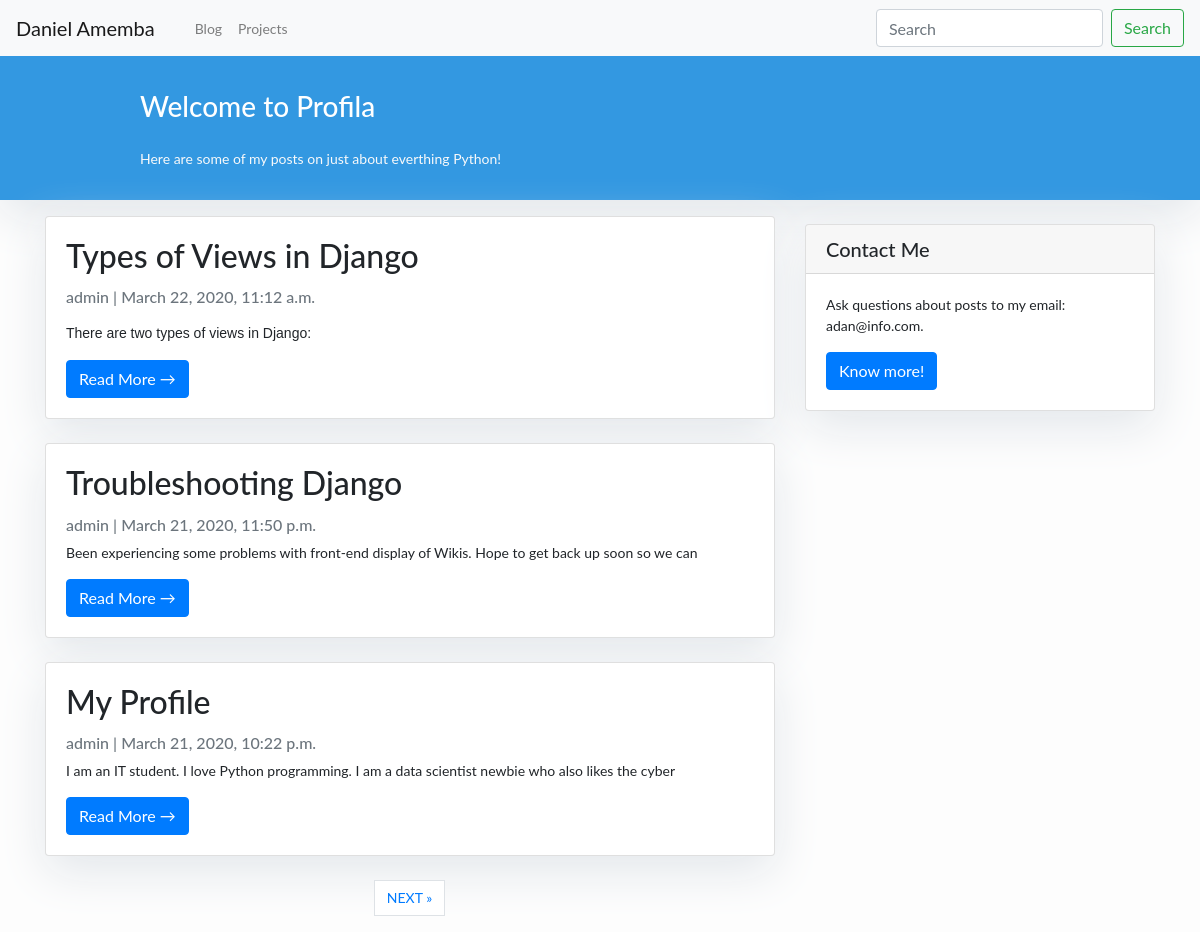
The page / on the database its author committed.
### blog/models.py (models this page shows, shortened)
class Wikis(models.Model):
    title = models.CharField(max_length=200, unique=True)
    slug = models.SlugField(max_length=200, unique=True)
    author = models.ForeignKey(User, on_delete=models.CASCADE, related_name="wiki_posts")
    content = models.TextField()
    created = models.DateTimeField(auto_now_add=True)
    updated = models.DateTimeField(auto_now=True)
    status = models.IntegerField(choices=STATUS, default=0)
    class Meta:
        ordering = ['-created']

### blog/views.py (the view)
# urls.py: path('', views.WikisList.as_view(), name='home'),
class WikisList(generic.ListView):
    queryset = Wikis.objects.filter(status=1).order_by('-created')
    template_name = 'index.html'
    paginate_by = 3

### blog/templates/index.html (shortened to what this page needs)
{% extends "base.html" %}
 {% block content %}
    <header class="masthead" >
            <div class="container">
              <div class="row">
                <div class=" col-md-8 col-md-10 mx-auto">
                  <div class="site-heading">
                    <h3 class=" site-heading my-4 mt-3 text-white"> Welcome to Profila </h3>
                    <p class="text-light">Here are some of my posts on just about everthing Python! &nbsp
                    </p>
                </div>
                    </div>
                  </div>
                </div>
              </header>
            <div class="container">
                <div class="row">
              <div class="col-md-8 mt-3 left">
                    {% for wiki in wikis_list %}
                <div class="card mb-4" >
                  <div class="card-body">
                    <h2 class="card-title">{{ wiki.title }}</h2>
                    <p class="card-text text-muted h6">{{ wiki.author }} | {{ wiki.created}} </p>
                    <p class="card-text">{{wiki.content| safe |slice:":100" }}</p>
                    <a href="{% url 'wiki_detail' wiki.slug  %}" class="btn btn-primary">Read More &rarr;</a>
                  </div>
                </div>
                {% endfor %}
                {% if is_paginated %}
                  <nav aria-label="Page navigation example">
                  <ul class="pagination justify-content-center">
                    {% if page_obj.has_next %}
                    <li><a href="?page={{ page_obj.next_page_number }}" class="page-link"> NEXT &raquo;</a></li>
                    {% endif %}
                  </ul>
                  </nav>
                  {% endif %}
            </div>
                {% block sidebar %}
                {% include 'sidebar.html' %}
                {% endblock sidebar %}
            </div>
        </div>
{%endblock%}

### blog/templates/base.html (shortened to what this page needs)
<!DOCTYPE html>
<html>
<html lang="en">
  <head>
    <link rel="stylesheet" href="https://stackpath.bootstrapcdn.com/bootstrap/4.4.1/css/bootstrap.min.css">
  </head>
  <body>
<nav class="navbar navbar-expand-lg navbar-light bg-light">
  <a class="navbar-brand" href="{%url 'home'%}">Daniel Amemba</a>
  <div class="collapse navbar-collapse" id="navbarTogglerDemo02">
    <ul class="navbar-nav mr-auto mt-2 mt-lg-0">
      <li class="nav-item active">
        <a class="nav-link" href="#"><span class="sr-only">(current)</span></a>
      </li>
      <li class="nav-item">
        <a class="nav-link" href="#">Blog</a>
      </li>
      <li class="nav-item">
        <a class="nav-link" href="#" tabindex="-1">Projects</a>
      </li>
    </ul>
    <form class="form-inline my-2 my-lg-0">
      <input class="form-control mr-sm-2" type="search" placeholder="Search">
      <button class="btn btn-outline-success my-2 my-sm-0" type="submit">Search</button>
    </form>
  </div>
</nav>
            {% block content %}{% endblock content %}
  </body>
</html>

### blog/templates/sidebar.html (shortened to what this page needs)
{% block sidebar %}
<div class="col-md-4 float-right ">
<div class="card my-4">
        <h5 class="card-header">Contact Me</h5>
    <div class="card-body">
        <p class="card-text"> Ask questions about posts to my email: adan@info.com. </p>
        <a href="#"
           class="btn btn-primary">Know more!</a>
    </div>
</div>
</div>
{% endblock sidebar %}

### blog/templates/base.html (style rules this page uses)
body { font-family: "Lato", sans-serif; font-size: 16px; background-color: #fdfdfd; }
.masthead { background:#3398E1; height: auto; padding-bottom: 15px; box-shadow: 0 16px 48px #E3E7EB; padding-top: 10px; }

### blog/templates/index.html (style rules this page uses)
body { font-family: "Lato", sans-serif; font-size: 14px; background-color: #fdfdfd; }
.card { box-shadow: 0 16px 48px #E3E7EB; }

### blog/templates/sidebar.html (style rules this page uses)
.card { box-shadow: 0 16px 48px #E3E7EB; }

### rows shown on the page
Wikis: title "Types of Views in Django", author "admin", created "March 22, 2020, 11:12 a.m.", content "There are two types of views in Django:"
Wikis: title "Troubleshooting Django", author "admin", created "March 21, 2020, 11:50 p.m.", content "Been experiencing some problems with front-end display of Wikis. Hope to get back up soon so we can"
Wikis: title "My Profile", author "admin", created "March 21, 2020, 10:22 p.m.", content "I am an IT student. I love Python programming. I am a data scientist newbie who also likes the cyber"
